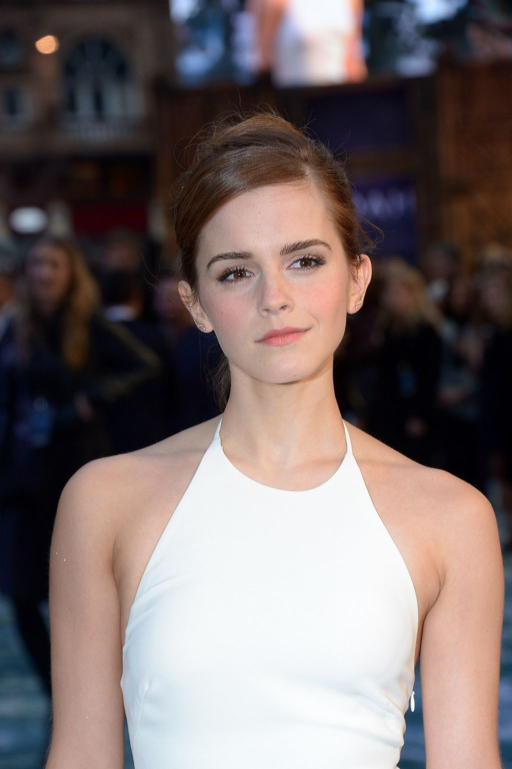
#> input picture img/image_2.jpg, 1024 x 1538 px (shown at 1/2 size)
$ python '7 - Deteccion de bordes.py'
#> lines starting #> are read from the running program, lines starting #| are printed output that depends on the picture; after the words box and inside, x2 and y2 are one past the last pixel; in counts of white or black regions, pixels touching at a corner belong together
import cv2
import numpy as np


def on_trackbar(value):
    pass

# Show trackbar
title_window = "Trackbar"

cv2.namedWindow(title_window)
cv2.resizeWindow(title_window, 800, 150)
cv2.createTrackbar("Threadhold 1", title_window, 100, 255, on_trackbar)
cv2.createTrackbar("Threadhold 2", title_window, 255, 255, on_trackbar)

while True:
    # Carga
    img = cv2.imread("img/image_2.jpg")
#> img is the input picture: shape (1538, 1024, 3); mean B, G, R 106.5, 107.5, 119.9
    img = cv2.resize(img, (0, 0), fx=0.3, fy=0.3)  # Resizing con %
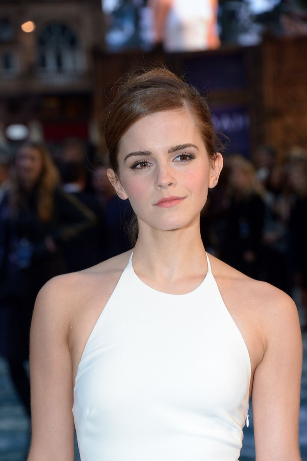
#> img: shape (461, 307, 3); mean B, G, R 106.4, 107.5, 119.9

    kernel = np.ones((5, 5), np.uint8)  # Kernel size= 3x3, 5x5, 7x7, ...

    threadhold_1 = cv2.getTrackbarPos("Threadhold 1", title_window)
    threadhold_2 = cv2.getTrackbarPos("Threadhold 2", title_window)

    img_gray = cv2.cvtColor(img, cv2.COLOR_BGR2GRAY)
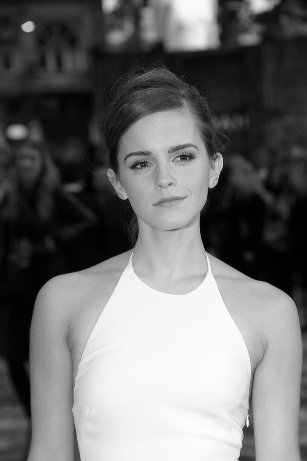
#> img_gray: shape (461, 307); min 0, max 253, mean 111.1
    img_blur = cv2.GaussianBlur(img_gray, (5, 5), 1.4)
    img_canny = cv2.Canny(img, threadhold_1, threadhold_2)
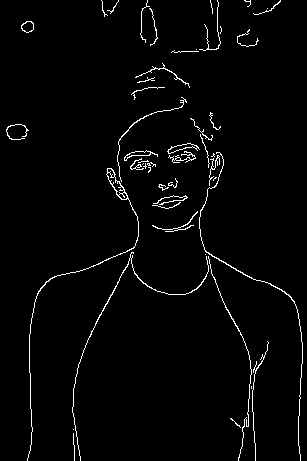
#> img_canny: shape (461, 307); 2.4% white in thin lines or dots
    img_dialation = cv2.dilate(img_canny, kernel, iterations=1)
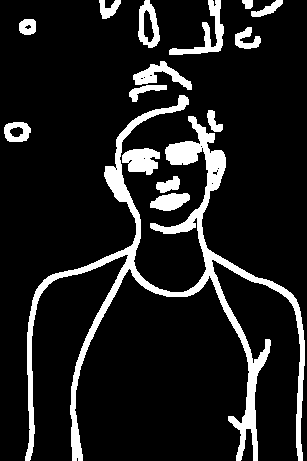
#> img_dialation: shape (461, 307); 12% white; 15 white regions, largest, box (x1, y1, x2, y2) and area: (25, 95, 305, 461) 11539, (169, 0, 224, 55) 837, (122, 148, 160, 175) 727
    img_eroded = cv2.erode(img_dialation, kernel, iterations=1)
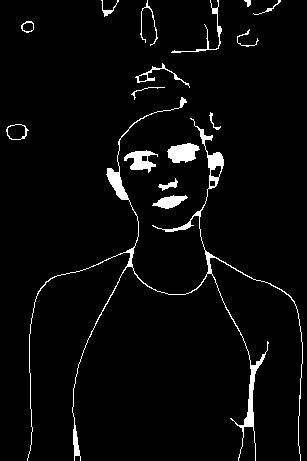
#> img_eroded: shape (461, 307); 3.7% white; 16 white regions, largest, box (x1, y1, x2, y2) and area: (27, 97, 303, 461) 3072, (167, 143, 200, 163) 461, (124, 150, 158, 173) 387

    # Visualización
    cv2.imshow("Imagen orignal", img)
    cv2.imshow("Escala de grises", img_gray)
    cv2.imshow("Blur", img_blur)
    cv2.imshow("Canny", img_canny)
    cv2.imshow("Dialation", img_dialation)
    cv2.imshow("Eroded", img_eroded)

    if cv2.waitKey(1) == ord("q"):  # Presionar "Q" para salir
#> (key q is pressed here)
        break

cv2.destroyAllWindows()

$ run again, with img/image_1.jpg copied over img/image_2.jpg
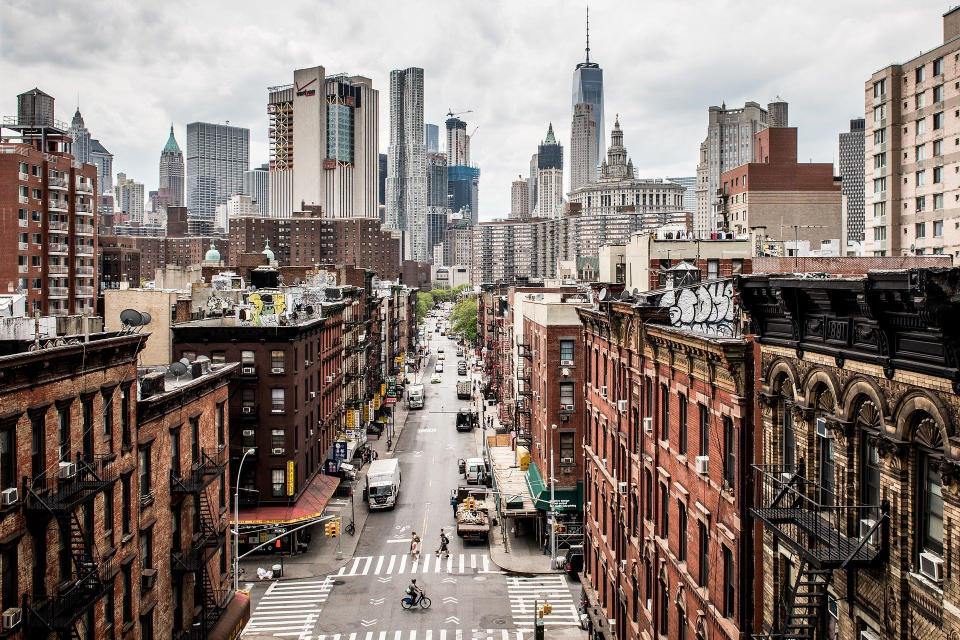
#> input picture img/image_1.jpg, 1920 x 1280 px (shown at 1/2 size)
#> img is the input picture: shape (1280, 1920, 3); mean B, G, R 117.3, 123.7, 136.2
#> img: shape (384, 576, 3)
#> `img_canny = cv2.Canny(img, threadhold_1, threadhold_2)`:
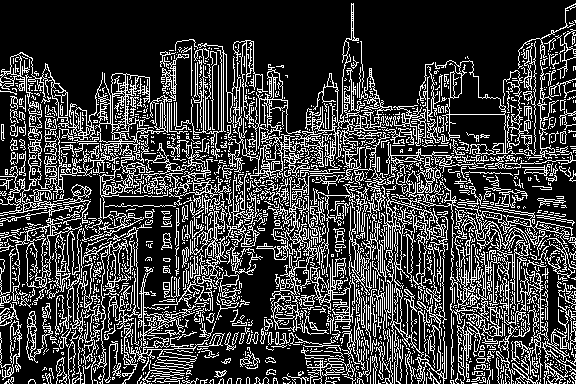
#> img_canny: shape (384, 576); 24.2% white in thin lines or dots
#> img_dialation: shape (384, 576); 76.3% white; 303 black regions (230 under 20 px), largest, box (x1, y1, x2, y2) and area: (0, 0, 576, 130) 37814, (193, 345, 305, 381) 1647, (240, 251, 287, 330) 1547
#> `img_eroded = cv2.erode(img_dialation, kernel, iterations=1)`:
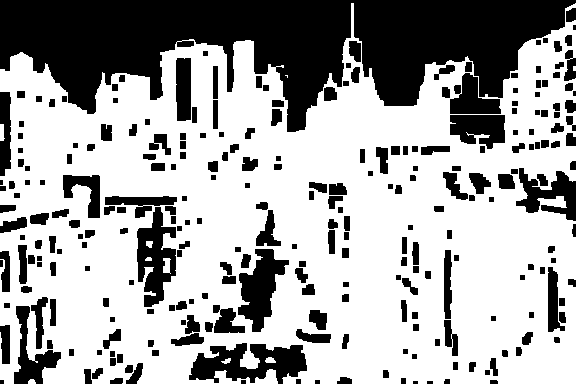
#> img_eroded: shape (384, 576); 65.1% white; 263 black regions (6 under 20 px), largest, box (x1, y1, x2, y2) and area: (0, 0, 576, 132) 41120, (189, 343, 307, 384) 2912, (137, 207, 176, 307) 2230
